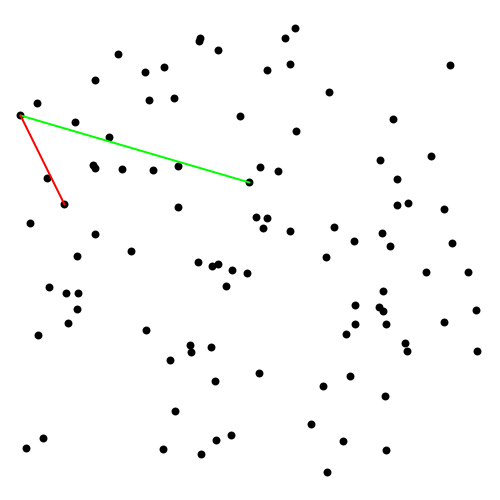
Frame 1 (no input)
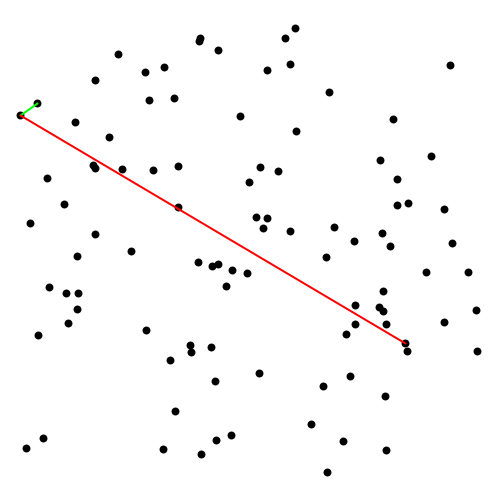
Frame 60 (the mouse pressed at the canvas centre just before this capture)
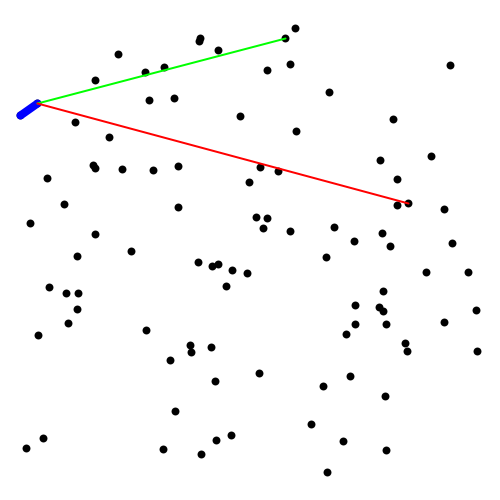
Frame 120 (the mouse held since frame 60 and released just before this capture)

The Processing sketch that drew these frames (run headless with seeded random() and noise(); from frame 60 on, the mouse is pressed at the canvas centre):

// Processing sketch: ConvexHull
// ── ConvexHull.pde
import java.util.Random;

PVector[] points;
final int pointsCount = 100;

PVector[] hull;
int currentHull =  -1;

float minX = Float.MAX_VALUE;
int minI;

PVector leftMost;
PVector currentVertex;
int index = 0;
PVector nextVertex;

final float buffer = 20;

void setup() {
  size(500, 500);
  
  points = new PVector[pointsCount];
  hull = new PVector[pointsCount + 1];
  
  Random  random = new Random();
  for (int i=0;i<pointsCount;i++) {
    points[i] = new PVector(random.nextFloat() * (width - 2 * buffer) + buffer, random.nextFloat() * (height - 2 * buffer) + buffer);
  }
  
  for (int i=0;i<pointsCount;i++) {
    PVector p = points[i];
    if (p.x < minX) {
      minX = p.x;
      minI = i;
      leftMost = p;
    }
  }
  PVector holder = points[0];
  points[0] = leftMost;
  points[minI] = holder;
  currentVertex = leftMost;
  hull[++currentHull] = currentVertex;
  nextVertex = points[1];
  index = 2;
}

void draw() {
  drawShape();
  
  stroke(0, 255, 0);
  strokeWeight(2);
  line(currentVertex.x, currentVertex.y, nextVertex.x, nextVertex.y);
  
  stroke(255, 0, 0);
  PVector checking = points[index];
  final PVector a = PVector.sub(nextVertex, currentVertex);
  final PVector b = PVector.sub(checking, currentVertex);
  final PVector cross = a.cross(b);
  if (cross.z < 0) {
    nextVertex = checking;
  } line(currentVertex.x, currentVertex.y, checking.x, checking.y);
  
  index++;
  if (index == pointsCount) {
    hull[++currentHull] = nextVertex;
    currentVertex = nextVertex;
    
    if (nextVertex == leftMost) {
      drawShape();
      noLoop();
    }
    
    nextVertex = leftMost;
    index = 0;
  }
}

void drawShape() {
  background(255);
  
  stroke(0);
  strokeWeight(8);
  for (PVector p : points) {
    point(p.x, p.y);
  }
  
  stroke(0, 0, 255);
  beginShape();
  fill(0, 0, 255, 30);
  for (int i=0;i<=currentHull;i++) {
    vertex(hull[i].x, hull[i].y);
  } endShape();
}
